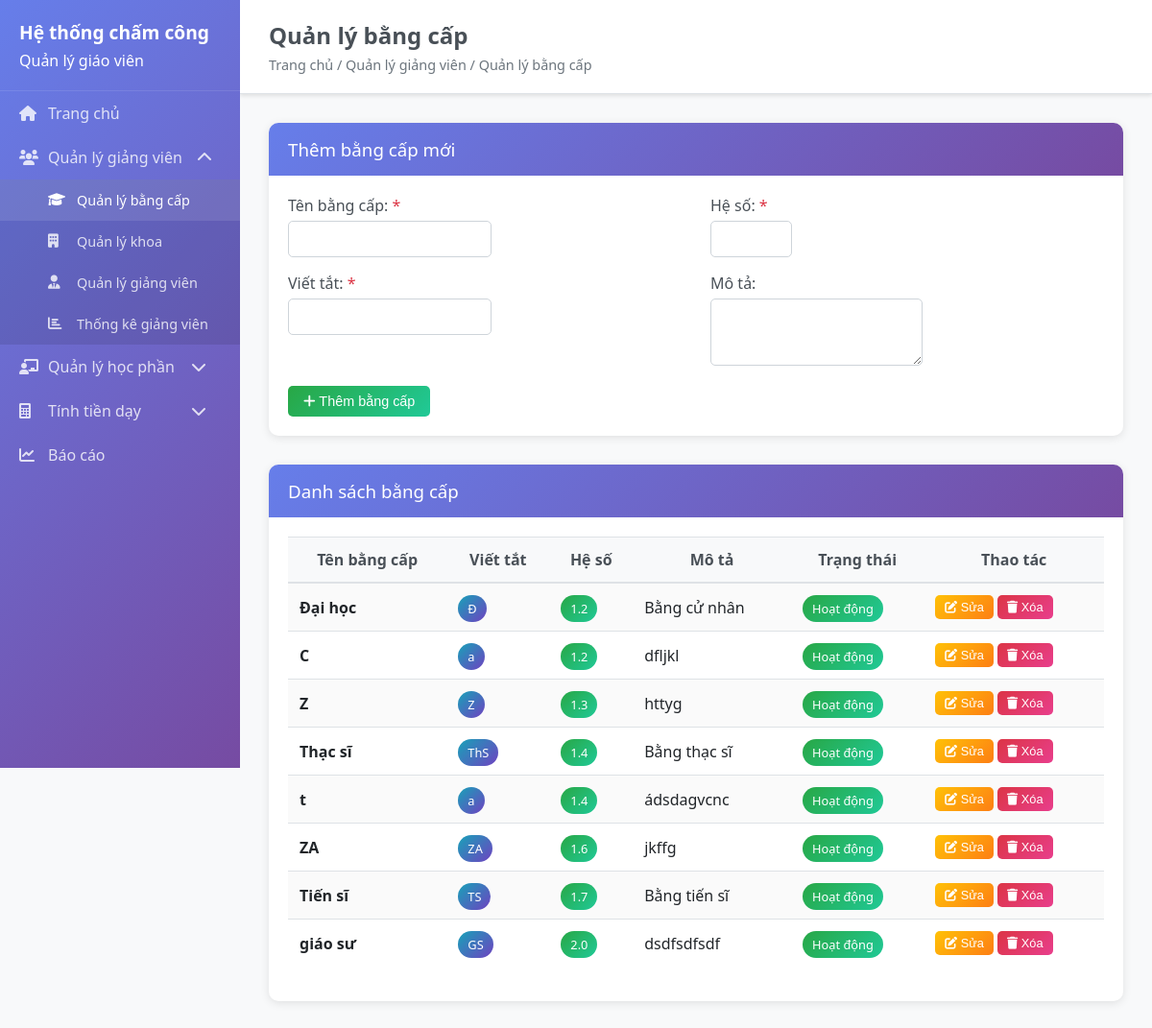
/degrees, run on an earlier commit of the app's database.
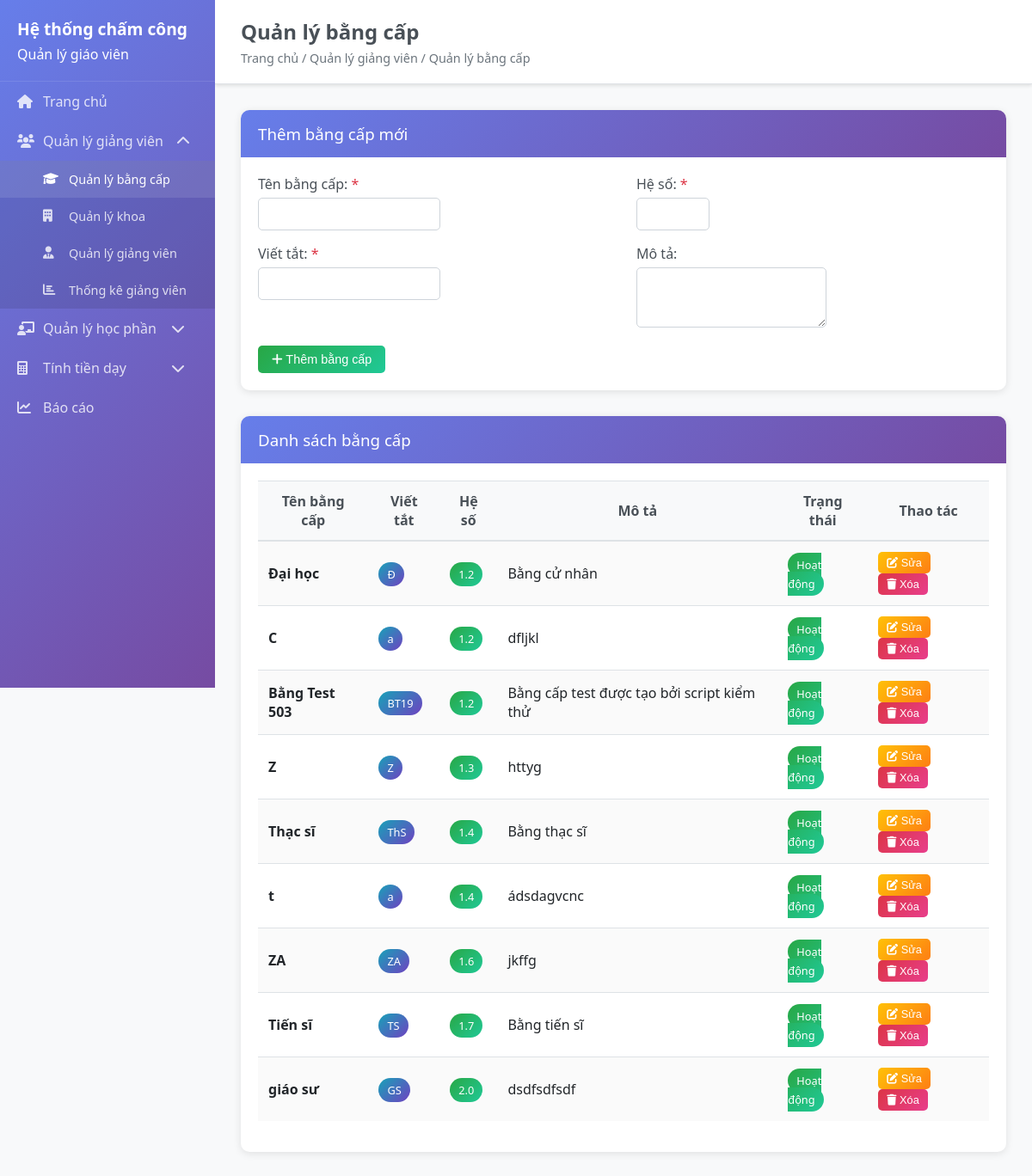
And on a later commit of the database.
### backend/models/degree.py (models this page shows, shortened)
class Degree(BaseModel):
    __tablename__ = 'degrees'
    name = db.Column(db.String(100), nullable=False, unique=True)
    abbreviation = db.Column(db.String(20), nullable=False)
    coefficient = db.Column(db.Numeric(3, 2), nullable=False, default=1.0)
    description = db.Column(db.Text, nullable=True)
    is_active = db.Column(db.Boolean, default=True)

### backend/app.py (the view)
@app.route('/degrees')
def degrees():
    try:
        if 'Degree' in globals():
            degrees_list = Degree.query.filter_by(is_active=True).order_by(Degree.coefficient).all()
        else:
            degrees_list = []
        return render_template('degrees.html', degrees=degrees_list)
    except Exception as e:
        print(f"Error in degrees route: {e}")
        return render_template('degrees.html', degrees=[])

### frontend/templates/degrees.html (shortened to what this page needs)
{% extends "base.html" %}
{% block page_title %}Quản lý bằng cấp{% endblock %}
{% block breadcrumb %}Trang chủ / Quản lý giảng viên / Quản lý bằng cấp{% endblock %}
{% block content %}
<div class="card">
    <div class="card-header">
        <h3>Thêm bằng cấp mới</h3>
    </div>
    <div class="card-body">
        <form id="degree-form">
            <div class="row">
                <div class="col-md-6">
                    <div class="form-group">
                        <label for="degree-name">Tên bằng cấp: <span class="text-danger">*</span></label>
                        <input type="text" id="degree-name" name="name" class="form-control" required>
                    </div>
                    <div class="form-group">
                        <label for="degree-abbreviation">Viết tắt: <span class="text-danger">*</span></label>
                        <input type="text" id="degree-abbreviation" name="abbreviation" class="form-control" required>
                    </div>
                </div>
                <div class="col-md-6">
                    <div class="form-group">
                        <label for="degree-coefficient">Hệ số: <span class="text-danger">*</span></label>
                        <input type="number" id="degree-coefficient" name="coefficient" class="form-control" step="0.1" min="1.0" max="3.0" required>
                    </div>
                    <div class="form-group">
                        <label for="degree-description">Mô tả:</label>
                        <textarea id="degree-description" name="description" class="form-control" rows="3"></textarea>
                    </div>
                </div>
            </div>
            <button type="submit" class="btn btn-success" id="submit-btn">
                <i class="fas fa-plus"></i> Thêm bằng cấp
            </button>
        </form>
    </div>
</div>
<div class="card">
    <div class="card-header">
        <h3>Danh sách bằng cấp</h3>
    </div>
    <div class="card-body">
        <div class="table-responsive">
            <table class="table table-striped" id="degrees-table">
                <thead>
                    <tr>
                        <th>Tên bằng cấp</th>
                        <th>Viết tắt</th>
                        <th>Hệ số</th>
                        <th>Mô tả</th>
                        <th>Trạng thái</th>
                        <th>Thao tác</th>
                    </tr>
                </thead>
                <tbody>
                    {% for degree in degrees %}
                    <tr>
                        <td><strong>{{ degree.name }}</strong></td>
                        <td><span class="badge badge-info">{{ degree.abbreviation }}</span></td>
                        <td><span class="badge badge-success">{{ "%.1f"|format(degree.coefficient) }}</span></td>
                        <td>{{ degree.description or '-' }}</td>
                        <td>
                            <span class="badge badge-{{ 'success' if degree.is_active else 'secondary' }}">
                                {{ 'Hoạt động' if degree.is_active else 'Ngưng' }}
                            </span>
                        </td>
                        <td>
                            <button class="btn btn-warning btn-sm" onclick="editDegree({{ degree.id }})">
                                <i class="fas fa-edit"></i> Sửa
                            </button>
                            <button class="btn btn-danger btn-sm" onclick="deleteDegree({{ degree.id }})">
                                <i class="fas fa-trash"></i> Xóa
                            </button>
                        </td>
                    </tr>
                    {% else %}
                    <tr>
                        <td colspan="6" class="text-center">Chưa có bằng cấp nào</td>
                    </tr>
                    {% endfor %}
                </tbody>
            </table>
        </div>
    </div>
</div>
{% endblock %}

What changed in the data, as far as the page shows it:
added Degree: name "Bằng Test 503", abbreviation "BT19", coefficient "1.2", description "Bằng cấp test được tạo bởi script kiểm thử", is_active "Hoạt động"
